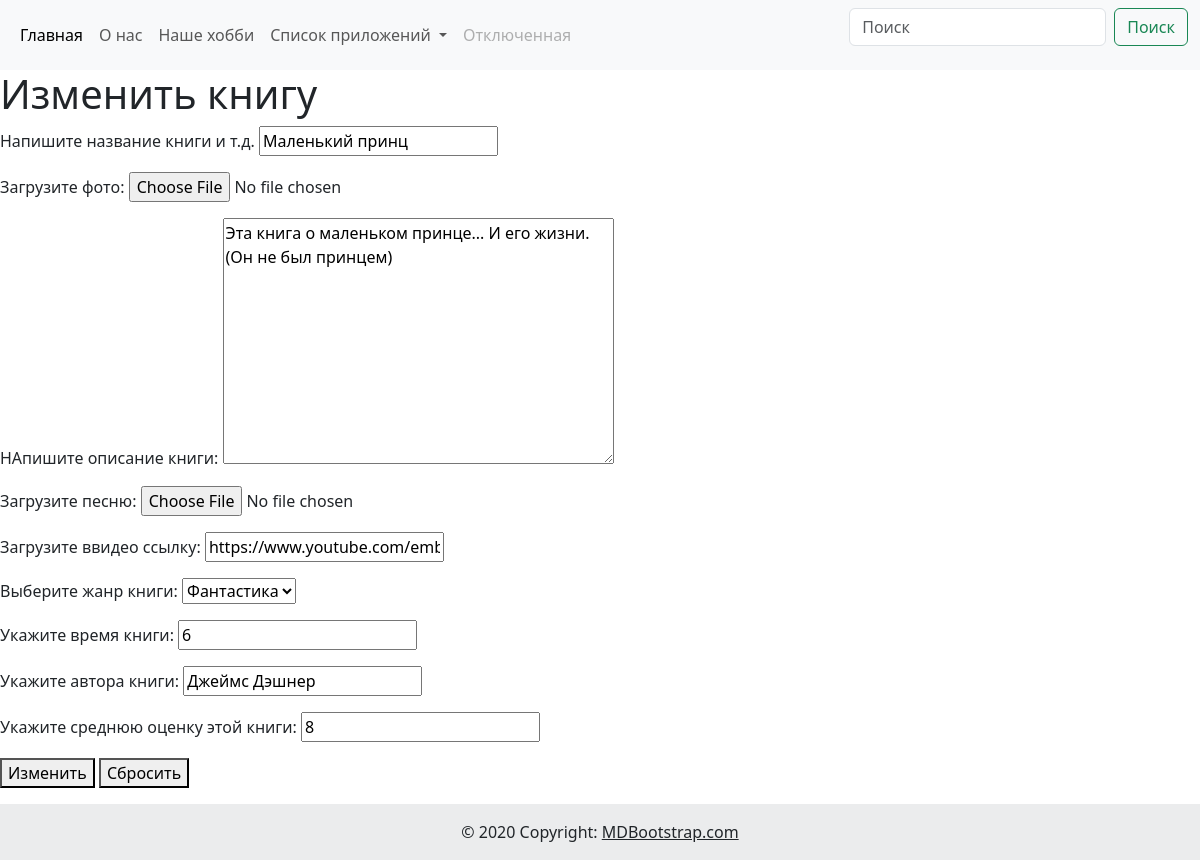
The page /books/5/update/ on the database as committed earlier.
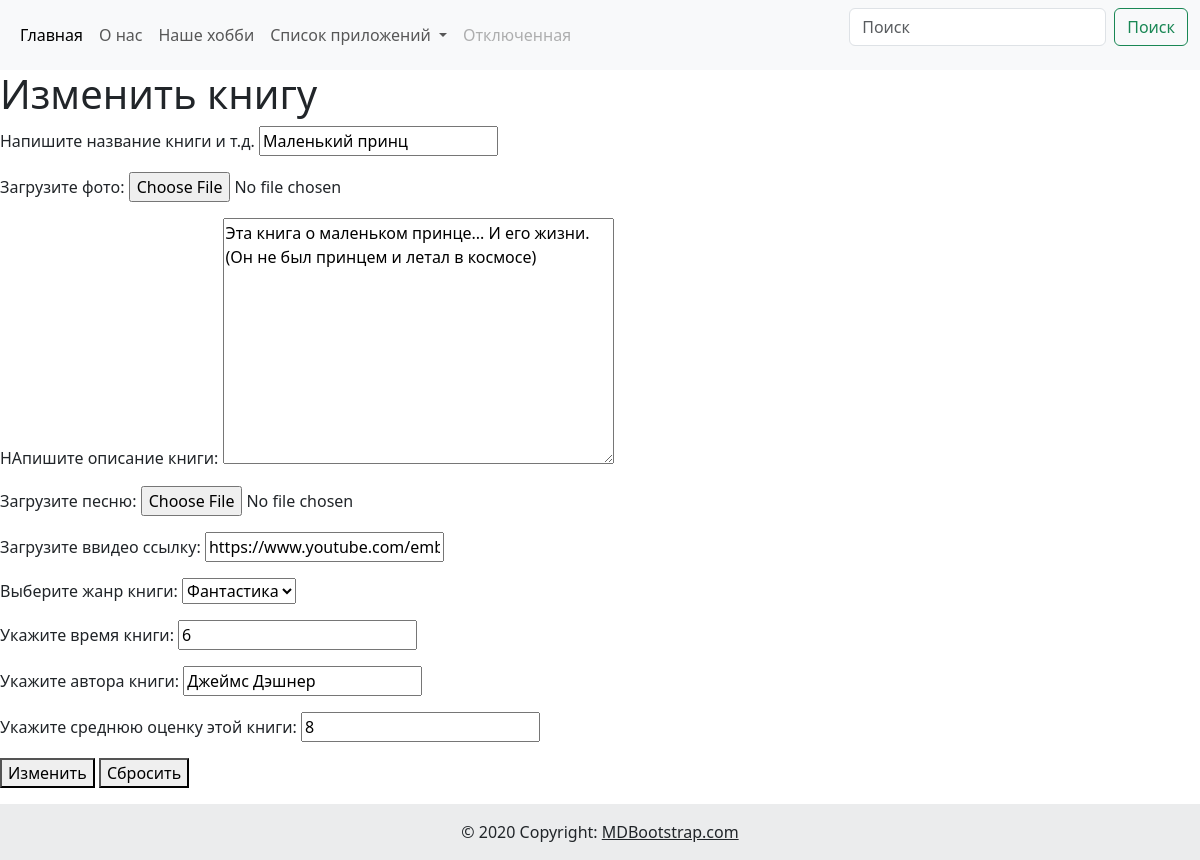
The same page on the database as committed later.
### books/models.py (models this page shows, shortened)
class Books(models.Model):
    GENRES = (
        ("Хоррор", "Хоррор"),
        ("Фантастика", "Фантастика"),
        ("Романтика", "Романтика"),
    )
    title = models.CharField(
        max_length=100, verbose_name="Напишите название книги и т.д.", null=True
    )
    image = models.ImageField(
        upload_to="images/", verbose_name="Загрузите фото", blank=True, null=True
    )
    description = models.TextField(verbose_name="НАпишите описание книги")
    music = models.FileField(
        upload_to="audio/", verbose_name="Загрузите песню", blank=True, null=True
    )
    video = models.URLField(verbose_name="Загрузите ввидео ссылку")
    genre = models.CharField(
        max_length=100, choices=GENRES, verbose_name="Выберите жанр книги", null=True
    )
    time_books = models.PositiveIntegerField(
        verbose_name="Укажите время книги", null=True
    )
    created_at = models.DateTimeField(auto_now_add=True, null=True)
    author = models.CharField(
        max_length=100, verbose_name="Укажите автора книги", null=True
    )
    rate = models.PositiveIntegerField(
        verbose_name="Укажите среднюю оценку этой книги", null=True
    )
    class Meta:
        verbose_name = "Книга"
        verbose_name_plural = "Список книг"
        verbose_name_plural = "Список книг"

### books/views.py (the view, shortened to what this page needs)
# urls.py: path("books/<int:id>/update/", views.EditBookView.as_view(), name="edit_book"),
class EditBookView(generic.UpdateView):
    template_name = "edit.html"
    form_class = forms.BooksForm
    success_url = "/"
    def get_object(self, **kwargs):
        book_id = self.kwargs.get("id")
        return get_object_or_404(models.Books, id=book_id)

### books/forms.py
class BooksForm(forms.ModelForm):
    class Meta:
        model = models.Books
        fields = "__all__"

### templates/edit.html (shortened to what this page needs)
{% include 'header.html' %}
<html lang="en">
<head>
</head>
<body>
<h1>Изменить книгу</h1>
<form method="POST">
    {{ form.as_p }}
    <button type="submit">Изменить</button>
    <button type="reset">Сбросить</button>
</form>
</body>
</html>
{% include 'footer.html' %}

Rows that differ between the two databases and show on the page:
changed Books "Маленький принц": description "Эта книга о маленьком принце... И его жизни. (Он не был принцем)" → "Эта книга о маленьком принце... И его жизни. (Он не был принцем и летал в космосе)"
